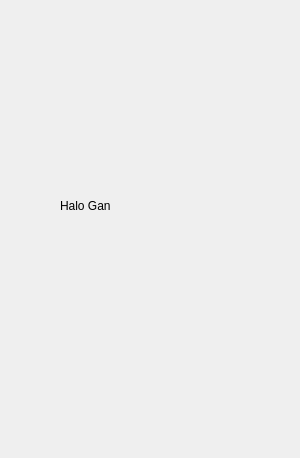
<?xml version="1.0" encoding="UTF-8"?>
<ui version="4.0">
 <class>seeDialog</class>
 <widget class="QDialog" name="seeDialog">
  <property name="geometry">
   <rect>
    <x>0</x>
    <y>0</y>
    <width>300</width>
    <height>458</height>
   </rect>
  </property>
  <property name="windowTitle">
   <string>Dialog</string>
  </property>
  <widget class="QLabel" name="label">
   <property name="geometry">
    <rect>
     <x>60</x>
     <y>130</y>
     <width>161</width>
     <height>151</height>
    </rect>
   </property>
   <property name="text">
    <string>Halo Gan</string>
   </property>
  </widget>
 </widget>
 <resources/>
 <connections/>
</ui>
